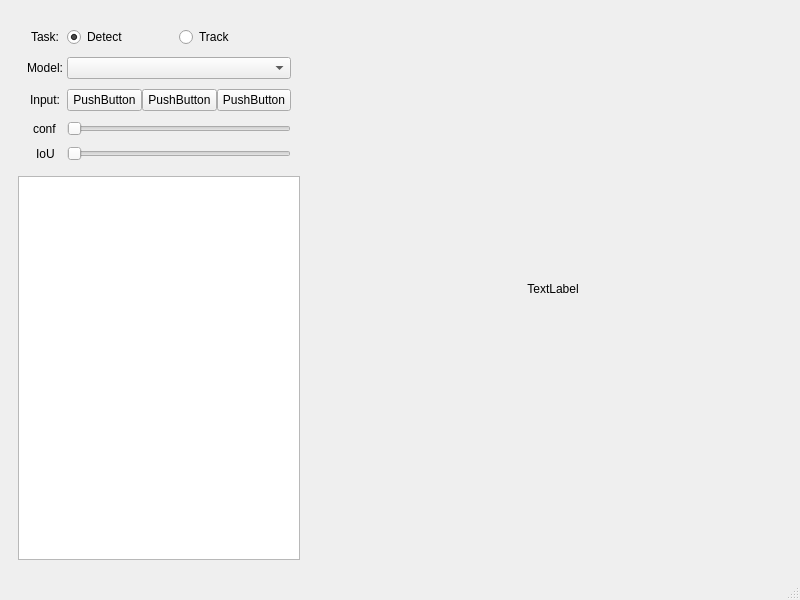
<?xml version="1.0" encoding="UTF-8"?>
<ui version="4.0">
 <class>MainWindow</class>
 <widget class="QMainWindow" name="MainWindow">
  <property name="geometry">
   <rect>
    <x>0</x>
    <y>0</y>
    <width>800</width>
    <height>600</height>
   </rect>
  </property>
  <property name="windowTitle">
   <string>MainWindow</string>
  </property>
  <widget class="QWidget" name="centralwidget">
   <layout class="QHBoxLayout" name="horizontalLayout">
    <item>
     <widget class="QWidget" name="widget" native="true">
      <property name="enabled">
       <bool>true</bool>
      </property>
      <property name="sizePolicy">
       <sizepolicy hsizetype="Expanding" vsizetype="Expanding">
        <horstretch>0</horstretch>
        <verstretch>0</verstretch>
       </sizepolicy>
      </property>
      <property name="minimumSize">
       <size>
        <width>200</width>
        <height>0</height>
       </size>
      </property>
      <property name="maximumSize">
       <size>
        <width>300</width>
        <height>16777215</height>
       </size>
      </property>
      <property name="sizeIncrement">
       <size>
        <width>0</width>
        <height>0</height>
       </size>
      </property>
      <property name="baseSize">
       <size>
        <width>0</width>
        <height>0</height>
       </size>
      </property>
      <layout class="QVBoxLayout" name="verticalLayout" stretch="0,0">
       <item>
        <widget class="QWidget" name="widget_setting" native="true">
         <property name="sizePolicy">
          <sizepolicy hsizetype="Expanding" vsizetype="Fixed">
           <horstretch>0</horstretch>
           <verstretch>0</verstretch>
          </sizepolicy>
         </property>
         <property name="baseSize">
          <size>
           <width>0</width>
           <height>0</height>
          </size>
         </property>
         <layout class="QHBoxLayout" name="horizontalLayout_2">
          <item>
           <layout class="QFormLayout" name="formLayout_setting">
            <property name="labelAlignment">
             <set>Qt::AlignCenter</set>
            </property>
            <property name="formAlignment">
             <set>Qt::AlignCenter</set>
            </property>
            <property name="horizontalSpacing">
             <number>4</number>
            </property>
            <property name="verticalSpacing">
             <number>10</number>
            </property>
            <item row="0" column="0">
             <widget class="QLabel" name="label_task">
              <property name="sizePolicy">
               <sizepolicy hsizetype="Expanding" vsizetype="Expanding">
                <horstretch>0</horstretch>
                <verstretch>0</verstretch>
               </sizepolicy>
              </property>
              <property name="contextMenuPolicy">
               <enum>Qt::DefaultContextMenu</enum>
              </property>
              <property name="text">
               <string>Task:</string>
              </property>
             </widget>
            </item>
            <item row="0" column="1">
             <layout class="QHBoxLayout" name="horizontalLayout_task">
              <item>
               <widget class="QRadioButton" name="radioButton_detect">
                <property name="sizePolicy">
                 <sizepolicy hsizetype="Expanding" vsizetype="Expanding">
                  <horstretch>0</horstretch>
                  <verstretch>0</verstretch>
                 </sizepolicy>
                </property>
                <property name="contextMenuPolicy">
                 <enum>Qt::DefaultContextMenu</enum>
                </property>
                <property name="text">
                 <string>Detect</string>
                </property>
                <property name="checked">
                 <bool>true</bool>
                </property>
               </widget>
              </item>
              <item>
               <widget class="QRadioButton" name="radioButton_track">
                <property name="sizePolicy">
                 <sizepolicy hsizetype="Expanding" vsizetype="Expanding">
                  <horstretch>0</horstretch>
                  <verstretch>0</verstretch>
                 </sizepolicy>
                </property>
                <property name="contextMenuPolicy">
                 <enum>Qt::DefaultContextMenu</enum>
                </property>
                <property name="text">
                 <string>Track</string>
                </property>
               </widget>
              </item>
             </layout>
            </item>
            <item row="1" column="0">
             <widget class="QLabel" name="label_model">
              <property name="sizePolicy">
               <sizepolicy hsizetype="Expanding" vsizetype="Expanding">
                <horstretch>0</horstretch>
                <verstretch>0</verstretch>
               </sizepolicy>
              </property>
              <property name="contextMenuPolicy">
               <enum>Qt::DefaultContextMenu</enum>
              </property>
              <property name="text">
               <string>Model:</string>
              </property>
              <property name="alignment">
               <set>Qt::AlignLeading|Qt::AlignLeft|Qt::AlignVCenter</set>
              </property>
             </widget>
            </item>
            <item row="1" column="1">
             <widget class="QComboBox" name="comboBox_model">
              <property name="sizePolicy">
               <sizepolicy hsizetype="Expanding" vsizetype="Expanding">
                <horstretch>0</horstretch>
                <verstretch>0</verstretch>
               </sizepolicy>
              </property>
              <property name="contextMenuPolicy">
               <enum>Qt::DefaultContextMenu</enum>
              </property>
             </widget>
            </item>
            <item row="2" column="0">
             <widget class="QLabel" name="label_input">
              <property name="sizePolicy">
               <sizepolicy hsizetype="Expanding" vsizetype="Expanding">
                <horstretch>0</horstretch>
                <verstretch>0</verstretch>
               </sizepolicy>
              </property>
              <property name="contextMenuPolicy">
               <enum>Qt::DefaultContextMenu</enum>
              </property>
              <property name="text">
               <string>Input:</string>
              </property>
             </widget>
            </item>
            <item row="2" column="1">
             <layout class="QHBoxLayout" name="horizontalLayout_input">
              <item>
               <widget class="QPushButton" name="button_file">
                <property name="sizePolicy">
                 <sizepolicy hsizetype="Expanding" vsizetype="Expanding">
                  <horstretch>0</horstretch>
                  <verstretch>0</verstretch>
                 </sizepolicy>
                </property>
                <property name="contextMenuPolicy">
                 <enum>Qt::DefaultContextMenu</enum>
                </property>
                <property name="text">
                 <string>PushButton</string>
                </property>
               </widget>
              </item>
              <item>
               <widget class="QPushButton" name="button_local_camera">
                <property name="sizePolicy">
                 <sizepolicy hsizetype="Expanding" vsizetype="Expanding">
                  <horstretch>0</horstretch>
                  <verstretch>0</verstretch>
                 </sizepolicy>
                </property>
                <property name="contextMenuPolicy">
                 <enum>Qt::DefaultContextMenu</enum>
                </property>
                <property name="text">
                 <string>PushButton</string>
                </property>
               </widget>
              </item>
              <item>
               <widget class="QPushButton" name="button_network_camera">
                <property name="sizePolicy">
                 <sizepolicy hsizetype="Expanding" vsizetype="Expanding">
                  <horstretch>0</horstretch>
                  <verstretch>0</verstretch>
                 </sizepolicy>
                </property>
                <property name="contextMenuPolicy">
                 <enum>Qt::DefaultContextMenu</enum>
                </property>
                <property name="text">
                 <string>PushButton</string>
                </property>
               </widget>
              </item>
             </layout>
            </item>
            <item row="3" column="0">
             <widget class="QLabel" name="label_conf">
              <property name="sizePolicy">
               <sizepolicy hsizetype="Expanding" vsizetype="Expanding">
                <horstretch>0</horstretch>
                <verstretch>0</verstretch>
               </sizepolicy>
              </property>
              <property name="contextMenuPolicy">
               <enum>Qt::DefaultContextMenu</enum>
              </property>
              <property name="text">
               <string>conf</string>
              </property>
             </widget>
            </item>
            <item row="3" column="1">
             <widget class="QSlider" name="horizontalSlider_conf">
              <property name="orientation">
               <enum>Qt::Horizontal</enum>
              </property>
             </widget>
            </item>
            <item row="4" column="0">
             <widget class="QLabel" name="label_iou">
              <property name="sizePolicy">
               <sizepolicy hsizetype="Expanding" vsizetype="Expanding">
                <horstretch>0</horstretch>
                <verstretch>0</verstretch>
               </sizepolicy>
              </property>
              <property name="contextMenuPolicy">
               <enum>Qt::DefaultContextMenu</enum>
              </property>
              <property name="text">
               <string>IoU</string>
              </property>
             </widget>
            </item>
            <item row="4" column="1">
             <widget class="QSlider" name="horizontalSlider_iou">
              <property name="orientation">
               <enum>Qt::Horizontal</enum>
              </property>
             </widget>
            </item>
           </layout>
          </item>
         </layout>
        </widget>
       </item>
       <item>
        <widget class="QTextBrowser" name="textBrowser"/>
       </item>
      </layout>
     </widget>
    </item>
    <item>
     <widget class="QLabel" name="label_image">
      <property name="sizePolicy">
       <sizepolicy hsizetype="Expanding" vsizetype="Expanding">
        <horstretch>0</horstretch>
        <verstretch>0</verstretch>
       </sizepolicy>
      </property>
      <property name="minimumSize">
       <size>
        <width>300</width>
        <height>300</height>
       </size>
      </property>
      <property name="text">
       <string>TextLabel</string>
      </property>
      <property name="alignment">
       <set>Qt::AlignCenter</set>
      </property>
     </widget>
    </item>
   </layout>
  </widget>
  <widget class="QMenuBar" name="menubar">
   <property name="geometry">
    <rect>
     <x>0</x>
     <y>0</y>
     <width>800</width>
     <height>18</height>
    </rect>
   </property>
  </widget>
  <widget class="QStatusBar" name="statusbar"/>
 </widget>
 <resources/>
 <connections/>
</ui>
